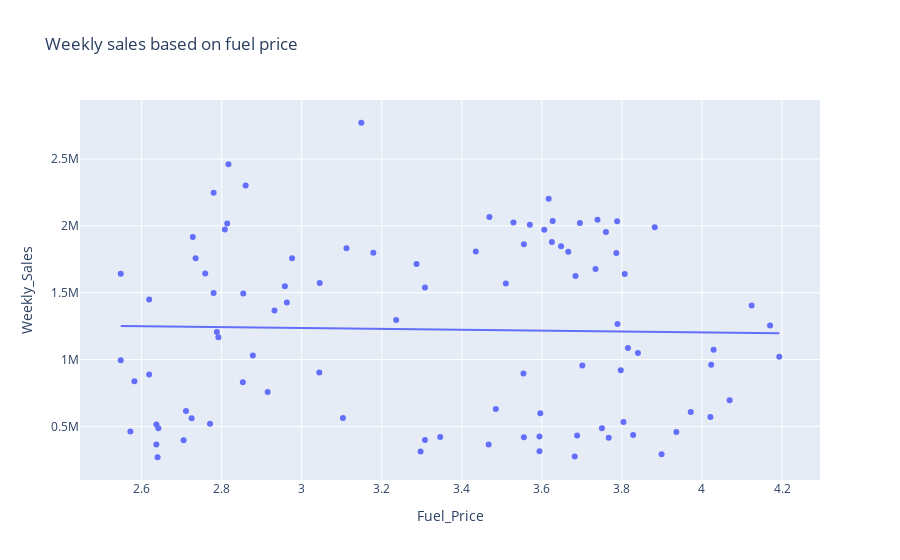

Notebook cell for this chart:
### Markdown cell above
We can notice that when temperatures are low, sales are higher. We may be interested in the difference in products sold depending on the time of year or location of stores.

### Code cell
# Create a scatter graph: impact of fuel prices on weekly sales
fig = px.scatter(df1, x='Fuel_Price', y='Weekly_Sales', trendline="ols", title="Weekly sales based on fuel price")
fig.show()
